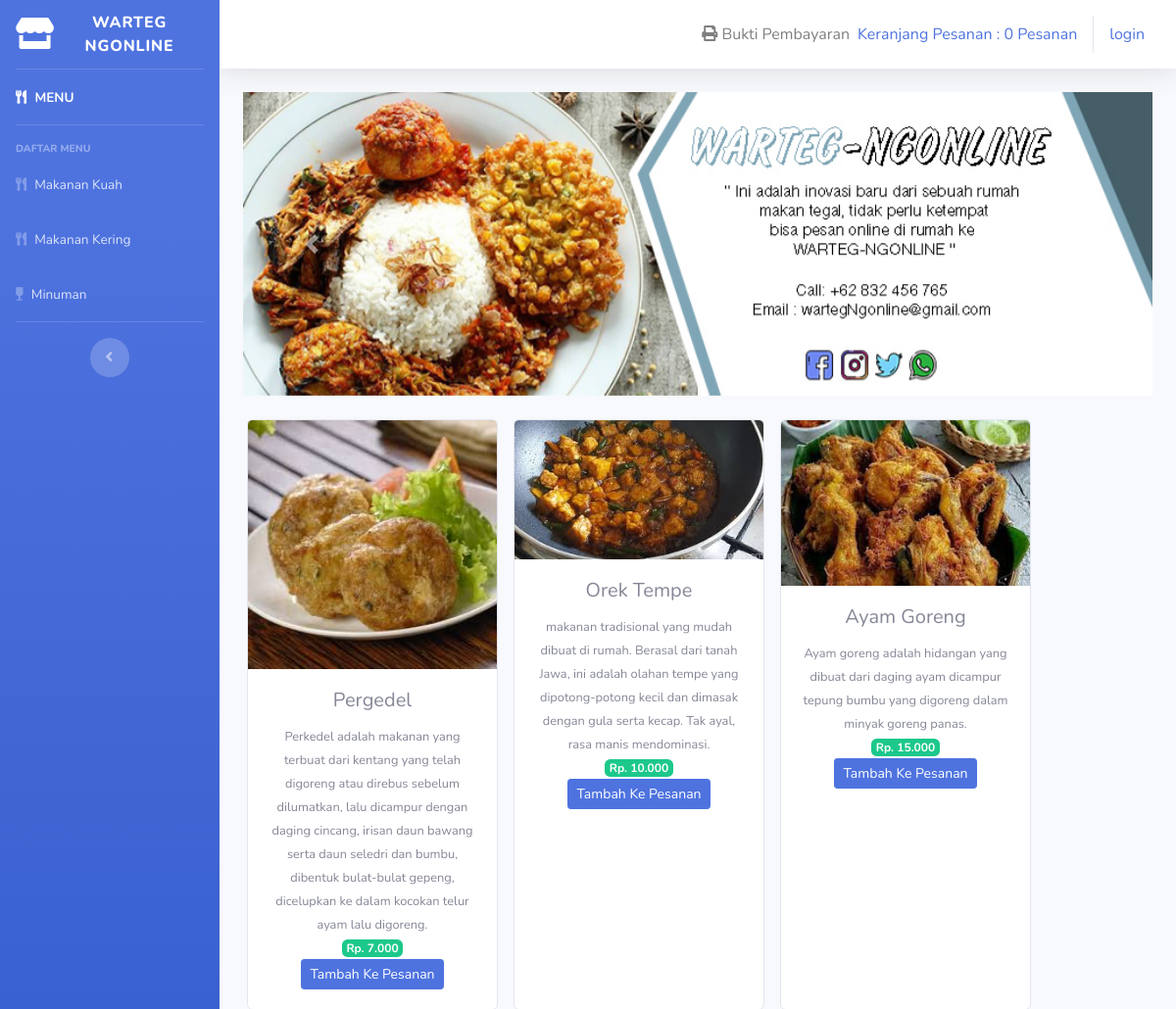
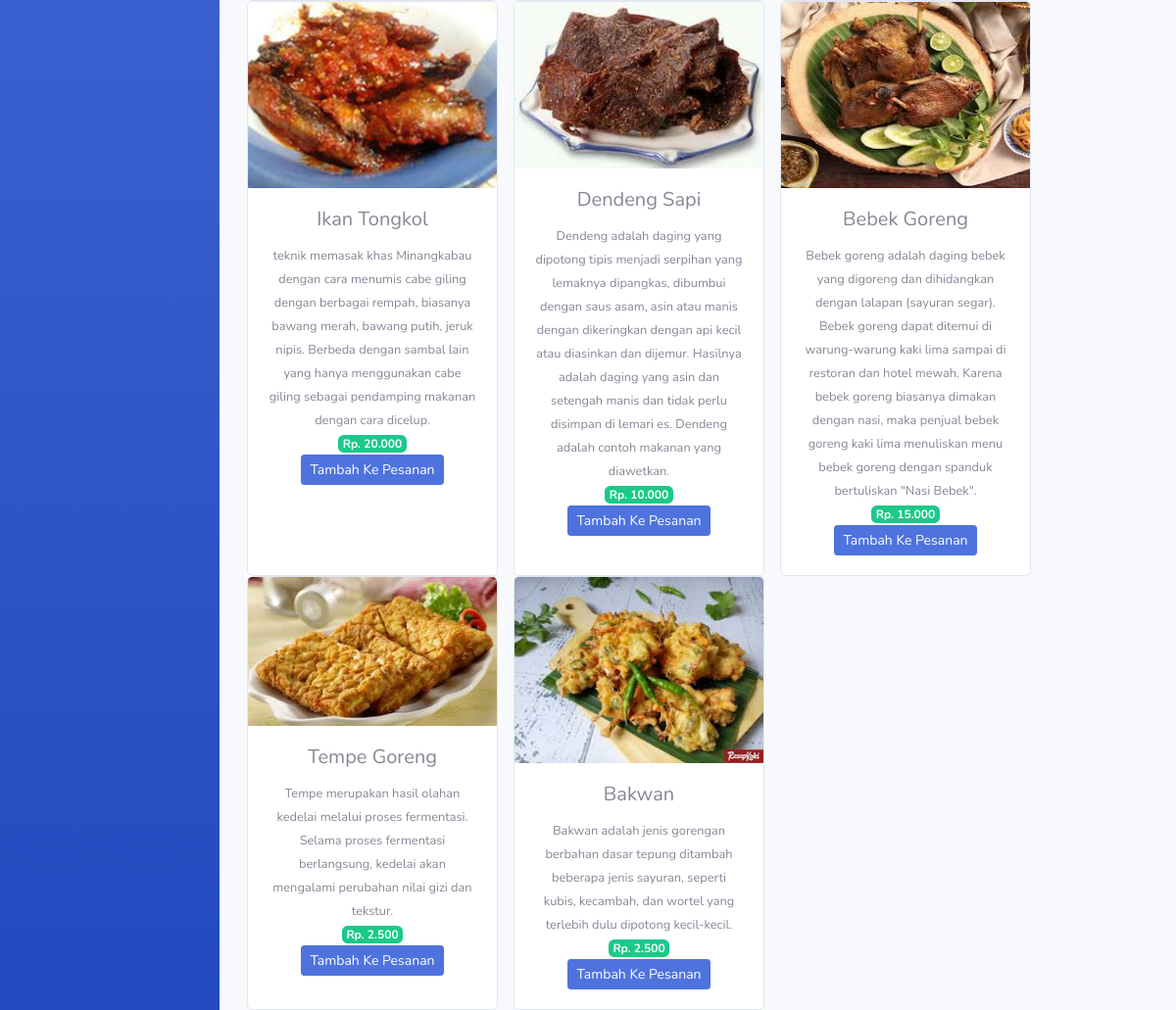
Screenshot of /index.php/kategori/makanan_kering with the database file from the repository (2 pictures, top to bottom).
### tables this page shows
CREATE TABLE `menu` (
  `id_makanan` int(11) NOT NULL,
  `nama_makanan` varchar(120) NOT NULL,
  `keterangan` varchar(5000) NOT NULL,
  `kategori` varchar(60) NOT NULL,
  `harga` int(11) NOT NULL,
  `persediaan` int(4) NOT NULL,
  `gambar` text NOT NULL
);

### application/controllers/kategori.php (called while the page is built, shortened)
<?php
class Kategori extends CI_Controller{
	public function makanan_kering()
	{
		$data['makanan_kering'] = $this->model_kategori->data_makanan_kering()->result();
		$this->load->view('templates/header');
		$this->load->view('templates/sidebar');
		$this->load->view('makanan_kering' ,$data);
		$this->load->view('templates/footer');
	}
}

### index.php (called while the page is built, shortened)
<?php
require_once BASEPATH.'core/CodeIgniter.php';

### application/models/model_kategori.php (called while the page is built, shortened)
<?php
class Model_kategori extends CI_Model{
	public function data_makanan_kering(){
		return $this->db->get_where("menu",array('kategori' => 'Makanan Kering'));
	}
}

### application/views/makanan_kering.php (the view, shortened to what this page needs)
<div class="container-fluid">
<div id="carouselExampleControls" class="carousel slide" data-ride="carousel">
  <div class="carousel-inner">
    <div class="carousel-item active">
      <img src="<?php echo base_url('assets/img/wartegngonline1.jpg') ?>" class="d-block w-100" alt="...">
    </div>
  </div>
  <a class="carousel-control-prev" href="#carouselExampleControls" role="button" data-slide="prev">
    <span class="carousel-control-prev-icon" aria-hidden="true"></span>
  </a>
  <a class="carousel-control-next" href="#carouselExampleControls" role="button" data-slide="next">
    <span class="carousel-control-next-icon" aria-hidden="true"></span>
  </a>
</div><br>
  <div class="row text-center">
    <?php foreach ($makanan_kering as $mn) : ?>
      <div class="card ml-3" style="width: 16rem;">
        <img src="<?php echo base_url().'/upload/'.$mn->gambar ?>" class="card-img-top" alt="...">
          <div class="card-body">
            <h5 class="card-title"><?php echo $mn->nama_makanan ?></h5>
            <small><?php echo $mn->keterangan ?></small><br>
            <span class="badge badge-success">Rp. <?php echo number_format($mn->harga,0,',','.') ?></span><br>
            <?php echo anchor('dashboard/tambah_ke_pesanan/' .$mn->id_makanan,'<div class="btn btn-sm btn-primary">Tambah Ke Pesanan</div>') ?>
          </div>
      </div>
    <?php endforeach; ?>
  </div>
</div>

### rows the page displays
menu: gambar (picture), nama_makanan "Pergedel", keterangan "Perkedel adalah makanan yang terbuat dari kentang yang telah digoreng atau direbus sebelum dilumatkan, lalu dicampur dengan daging cincang, irisan daun bawang serta daun seledri dan bumbu, dibentuk bulat-bulat gepeng, dicelupkan ke dalam kocokan telur ayam lalu digoreng.", harga "7.000", id_makanan "Tambah Ke Pesanan"
menu: gambar (picture), nama_makanan "Orek Tempe", keterangan "makanan tradisional yang mudah dibuat di rumah. Berasal dari tanah Jawa, ini adalah olahan tempe yang dipotong-potong kecil dan dimasak dengan gula serta kecap. Tak ayal, rasa manis mendominasi.", harga "10.000", id_makanan "Tambah Ke Pesanan"
menu: gambar (picture), nama_makanan "Ayam Goreng", keterangan "Ayam goreng adalah hidangan yang dibuat dari daging ayam dicampur tepung bumbu yang digoreng dalam minyak goreng panas.", harga "15.000", id_makanan "Tambah Ke Pesanan"
menu: gambar (picture), nama_makanan "Ikan Tongkol", keterangan "teknik memasak khas Minangkabau dengan cara menumis cabe giling dengan berbagai rempah, biasanya bawang merah, bawang putih, jeruk nipis. Berbeda dengan sambal lain yang hanya menggunakan cabe giling sebagai pendamping makanan dengan cara dicelup.", harga "20.000", id_makanan "Tambah Ke Pesanan"
menu: gambar (picture), nama_makanan "Dendeng Sapi", keterangan "Dendeng adalah daging yang dipotong tipis menjadi serpihan yang lemaknya dipangkas, dibumbui dengan saus asam, asin atau manis dengan dikeringkan dengan api kecil atau diasinkan dan dijemur. Hasilnya adalah daging yang asin dan setengah manis dan tidak perlu disimpan di lemari es. Dendeng adalah contoh makanan yang diawetkan.", harga "10.000", id_makanan "Tambah Ke Pesanan"
menu: gambar (picture), nama_makanan "Bebek Goreng", keterangan "Bebek goreng adalah daging bebek yang digoreng dan dihidangkan dengan lalapan (sayuran segar). Bebek goreng dapat ditemui di warung-warung kaki lima sampai di restoran dan hotel mewah. Karena bebek goreng biasanya dimakan dengan nasi, maka penjual bebek goreng kaki lima menuliskan menu bebek goreng dengan spanduk bertuliskan \"Nasi Bebek\".", harga "15.000", id_makanan "Tambah Ke Pesanan"
menu: gambar (picture), nama_makanan "Tempe Goreng", keterangan "Tempe merupakan hasil olahan kedelai melalui proses fermentasi. Selama proses fermentasi berlangsung, kedelai akan mengalami perubahan nilai gizi dan tekstur.", harga "2.500", id_makanan "Tambah Ke Pesanan"
menu: gambar (picture), nama_makanan "Bakwan", keterangan "Bakwan adalah jenis gorengan berbahan dasar tepung ditambah beberapa jenis sayuran, seperti kubis, kecambah, dan wortel yang terlebih dulu dipotong kecil-kecil.", harga "2.500", id_makanan "Tambah Ke Pesanan"

### other values shown
anchor('dashboard/detail_pesanan', $keranjang ) "Keranjang Pesanan : 0 Pesanan"
anchor('auth/login','login') "login"
